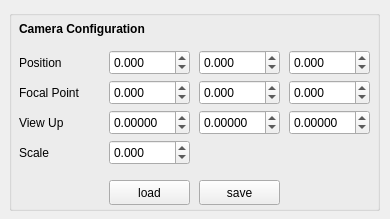
<?xml version="1.0" encoding="UTF-8"?>
<ui version="4.0">
 <class>cameraDialogQT</class>
 <widget class="QDialog" name="cameraDialogQT">
  <property name="geometry">
   <rect>
    <x>0</x>
    <y>0</y>
    <width>390</width>
    <height>219</height>
   </rect>
  </property>
  <property name="windowTitle">
   <string>Dialog</string>
  </property>
  <property name="modal">
   <bool>false</bool>
  </property>
  <widget class="QGroupBox" name="groupBox">
   <property name="geometry">
    <rect>
     <x>9</x>
     <y>10</y>
     <width>371</width>
     <height>201</height>
    </rect>
   </property>
   <property name="title">
    <string/>
   </property>
   <widget class="QLabel" name="label_position">
    <property name="geometry">
     <rect>
      <x>10</x>
      <y>40</y>
      <width>63</width>
      <height>25</height>
     </rect>
    </property>
    <property name="text">
     <string>Position</string>
    </property>
   </widget>
   <widget class="QLabel" name="label_focalpoint">
    <property name="geometry">
     <rect>
      <x>10</x>
      <y>70</y>
      <width>81</width>
      <height>25</height>
     </rect>
    </property>
    <property name="text">
     <string>Focal Point</string>
    </property>
   </widget>
   <widget class="QLabel" name="label_viewup">
    <property name="geometry">
     <rect>
      <x>10</x>
      <y>100</y>
      <width>63</width>
      <height>25</height>
     </rect>
    </property>
    <property name="text">
     <string>View Up</string>
    </property>
   </widget>
   <widget class="QPushButton" name="pushButton_load">
    <property name="geometry">
     <rect>
      <x>100</x>
      <y>170</y>
      <width>81</width>
      <height>25</height>
     </rect>
    </property>
    <property name="text">
     <string>load</string>
    </property>
    <property name="autoDefault">
     <bool>false</bool>
    </property>
   </widget>
   <widget class="QPushButton" name="pushButton_save">
    <property name="geometry">
     <rect>
      <x>190</x>
      <y>170</y>
      <width>81</width>
      <height>25</height>
     </rect>
    </property>
    <property name="text">
     <string>save</string>
    </property>
    <property name="autoDefault">
     <bool>false</bool>
    </property>
   </widget>
   <widget class="QDoubleSpinBox" name="position_x">
    <property name="geometry">
     <rect>
      <x>100</x>
      <y>40</y>
      <width>81</width>
      <height>25</height>
     </rect>
    </property>
    <property name="decimals">
     <number>3</number>
    </property>
    <property name="minimum">
     <double>-1000.000000000000000</double>
    </property>
    <property name="maximum">
     <double>1000.000000000000000</double>
    </property>
   </widget>
   <widget class="QDoubleSpinBox" name="position_y">
    <property name="geometry">
     <rect>
      <x>190</x>
      <y>40</y>
      <width>81</width>
      <height>25</height>
     </rect>
    </property>
    <property name="decimals">
     <number>3</number>
    </property>
    <property name="minimum">
     <double>-1000.000000000000000</double>
    </property>
    <property name="maximum">
     <double>1000.000000000000000</double>
    </property>
   </widget>
   <widget class="QDoubleSpinBox" name="position_z">
    <property name="geometry">
     <rect>
      <x>280</x>
      <y>40</y>
      <width>81</width>
      <height>25</height>
     </rect>
    </property>
    <property name="decimals">
     <number>3</number>
    </property>
    <property name="minimum">
     <double>-1000.000000000000000</double>
    </property>
    <property name="maximum">
     <double>1000.000000000000000</double>
    </property>
   </widget>
   <widget class="QDoubleSpinBox" name="focalpoint_x">
    <property name="geometry">
     <rect>
      <x>100</x>
      <y>70</y>
      <width>81</width>
      <height>25</height>
     </rect>
    </property>
    <property name="decimals">
     <number>3</number>
    </property>
    <property name="minimum">
     <double>-1000.000000000000000</double>
    </property>
    <property name="maximum">
     <double>1000.000000000000000</double>
    </property>
   </widget>
   <widget class="QDoubleSpinBox" name="focalpoint_y">
    <property name="geometry">
     <rect>
      <x>190</x>
      <y>70</y>
      <width>81</width>
      <height>25</height>
     </rect>
    </property>
    <property name="decimals">
     <number>3</number>
    </property>
    <property name="minimum">
     <double>-1000.000000000000000</double>
    </property>
    <property name="maximum">
     <double>1000.000000000000000</double>
    </property>
   </widget>
   <widget class="QDoubleSpinBox" name="focalpoint_z">
    <property name="geometry">
     <rect>
      <x>280</x>
      <y>70</y>
      <width>81</width>
      <height>25</height>
     </rect>
    </property>
    <property name="decimals">
     <number>3</number>
    </property>
    <property name="minimum">
     <double>-1000.000000000000000</double>
    </property>
    <property name="maximum">
     <double>1000.000000000000000</double>
    </property>
   </widget>
   <widget class="QDoubleSpinBox" name="viewup_vx">
    <property name="geometry">
     <rect>
      <x>100</x>
      <y>100</y>
      <width>81</width>
      <height>25</height>
     </rect>
    </property>
    <property name="decimals">
     <number>5</number>
    </property>
    <property name="minimum">
     <double>-1.000000000000000</double>
    </property>
    <property name="maximum">
     <double>1.000000000000000</double>
    </property>
    <property name="singleStep">
     <double>0.010000000000000</double>
    </property>
   </widget>
   <widget class="QDoubleSpinBox" name="viewup_vy">
    <property name="geometry">
     <rect>
      <x>190</x>
      <y>100</y>
      <width>81</width>
      <height>25</height>
     </rect>
    </property>
    <property name="decimals">
     <number>5</number>
    </property>
    <property name="minimum">
     <double>-1.000000000000000</double>
    </property>
    <property name="maximum">
     <double>1.000000000000000</double>
    </property>
    <property name="singleStep">
     <double>0.010000000000000</double>
    </property>
   </widget>
   <widget class="QDoubleSpinBox" name="viewup_vz">
    <property name="geometry">
     <rect>
      <x>280</x>
      <y>100</y>
      <width>81</width>
      <height>25</height>
     </rect>
    </property>
    <property name="decimals">
     <number>5</number>
    </property>
    <property name="minimum">
     <double>-1.000000000000000</double>
    </property>
    <property name="maximum">
     <double>1.000000000000000</double>
    </property>
    <property name="singleStep">
     <double>0.010000000000000</double>
    </property>
   </widget>
   <widget class="QDoubleSpinBox" name="scale">
    <property name="geometry">
     <rect>
      <x>100</x>
      <y>130</y>
      <width>81</width>
      <height>25</height>
     </rect>
    </property>
    <property name="decimals">
     <number>3</number>
    </property>
    <property name="minimum">
     <double>-1000.000000000000000</double>
    </property>
    <property name="maximum">
     <double>1000.000000000000000</double>
    </property>
    <property name="singleStep">
     <double>1.000000000000000</double>
    </property>
   </widget>
   <widget class="QLabel" name="label_viewup_2">
    <property name="geometry">
     <rect>
      <x>10</x>
      <y>130</y>
      <width>63</width>
      <height>25</height>
     </rect>
    </property>
    <property name="text">
     <string>Scale</string>
    </property>
   </widget>
   <widget class="QLabel" name="label">
    <property name="geometry">
     <rect>
      <x>10</x>
      <y>10</y>
      <width>191</width>
      <height>17</height>
     </rect>
    </property>
    <property name="font">
     <font>
      <weight>75</weight>
      <bold>true</bold>
     </font>
    </property>
    <property name="text">
     <string>Camera Configuration</string>
    </property>
   </widget>
  </widget>
 </widget>
 <resources/>
 <connections/>
</ui>
